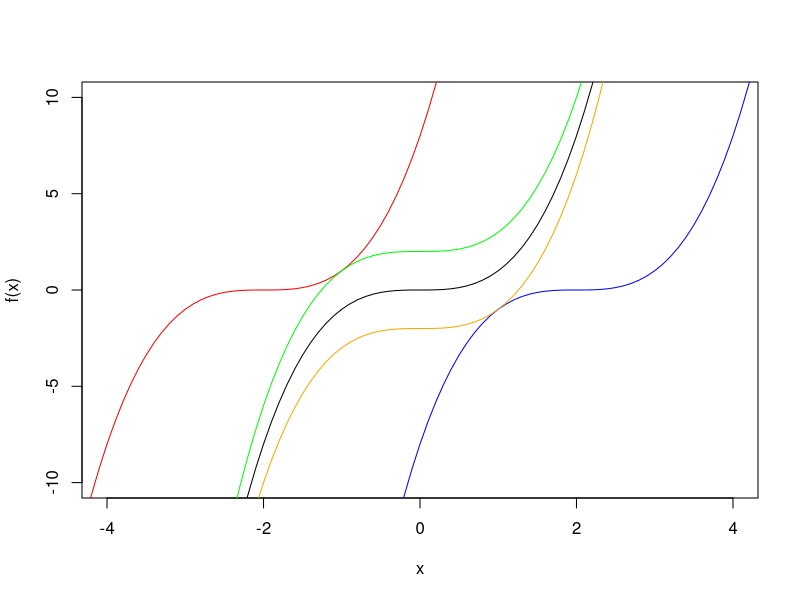
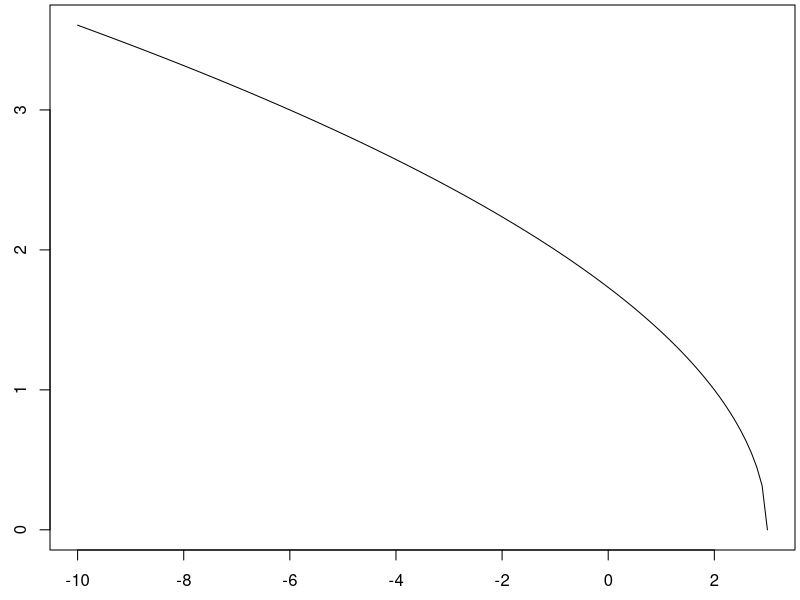
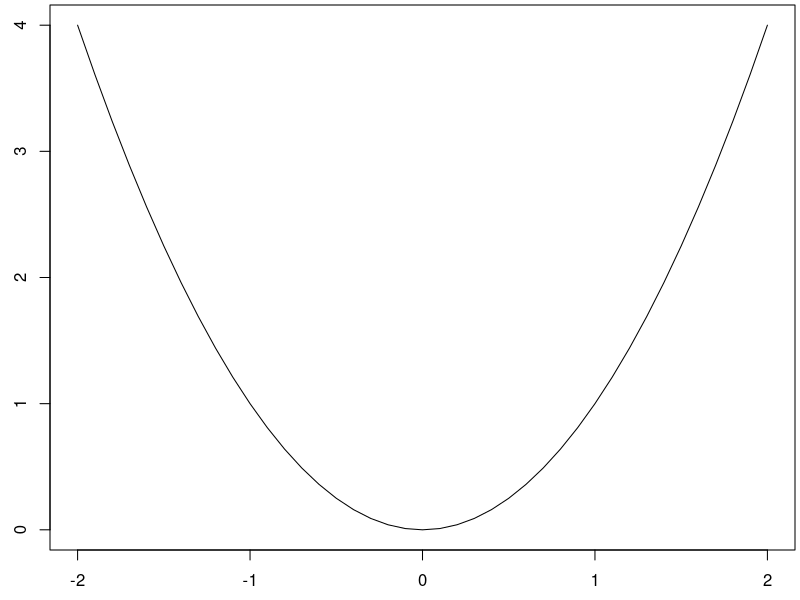

Write the R code that produced these figures, in order.
f <- function(x){x^3}

x <- seq(-10,10,0.1)
plot(x,f(x), type = "l", col = "black", 
     #These choices were made after I hated my first graph.
     xlim=c(-4,4), 
     ylim = c(-10,10)
     )
lines(x,f(x+2), type = "l", col = "red")
lines(x,f(x-2), type = "l", col = "blue")
lines(x,f(x)+2, type = "l", col = "green")
lines(x,f(x)-2, type = "l", col = "orange")



rm(list=ls())

f1 <- function(x){
  sqrt(3-x)
}

f1(3)
f1(0)
f1(-100)
f1(10)

x <- seq(-10,3,0.1)
y <- f1(x)

par(mar=c(2.5,2.5,0.25,0.25))
plot(x,y,type='l')
  ?par



f_quad <- function(x,a=1,b=0,c=0){
  a*x^2 + b*x + c
}

f_quad(-2)
f_quad(-1)
f_quad(0)
f_quad(1)
f_quad(2)
f_quad(2,a=4,b=7,c=-13)


x <- seq(-2,2,0.1)

par(mar=c(2.5,2.5,0.25,0.25))
plot(x,f_quad(x),type='l')


f_quad1 <- function(x,a=1,b=0,c=0){
  a*x^2 + b*x + c
}

f_quad2 <- function(x,a,b,c){
  a*x^2 + b*x + c
}

f_quad1(1/2)
f_quad2(1/2,1,0,0)
